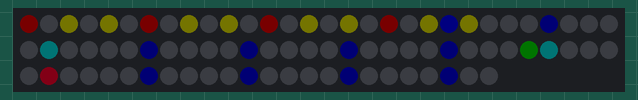
This program was run on a simulated Arduino Nano, built with avr-gcc and run on an emulated ATmega328P. Shown: 84 RGB LEDs in strip order, left to right, continuing on the next row. Dim RGB values are drawn brighter than linear; the local clock reads 2024-03-15 10:24:30 at power-on unless the program sets it; what the program prints to the serial monitor is not drawn.

Above: at 0.2 s.

The program:

main.cpp
```cpp
#include <Arduino.h>
#include <NeoPixelBrightnessBus.h>
#include <ThreeWire.h>
#include <RtcDS1302.h>
#include <TimerOne.h>

const uint16_t PixelCount = 60 + 24;
NeoPixelBrightnessBus<NeoGrbFeature, Neo800KbpsMethod> strip(PixelCount, 4);

ThreeWire myWire(11, 10, 12); // IO, SCLK, CE
RtcDS1302<ThreeWire> Rtc(myWire);

RgbColor
  rgbClear = RgbColor(0, 0, 0),
  rgbHrMark = RgbColor(0, 0, 80),
  rgbMinMark = RgbColor(0, 80, 0),
  rgbSecMark = RgbColor(80, 0, 0),
  rgbHrDot1 = RgbColor(25, 0, 0),
  rgbHrDot2 = RgbColor(20, 15, 0),
  rgbMinDot1 = RgbColor(0, 0, 15),
  rgbMinDot2 = RgbColor(0, 20, 15)
  ;

//current time
volatile int h = 8;
volatile int m = 37;
volatile int s = 12;

volatile int readTime = 1; //read time on the first loop

RgbColor rgbAdd(RgbColor c1, RgbColor c2) {
  return RgbColor(
    (c1.R + c2.R),
    (c1.G + c2.G),
    (c1.B + c2.B)
  );
}

#define MIN_OFFSET 7

void showHour() {
  strip.ClearTo(rgbClear);

  //hour
  // select two neighbouring pixels - one for the hour and the next for hour + 1
  int hp1id = h * 2 + (m / 30); // full hour (*2) plus 1 if there is more than half past the hour
  int hp2id = (hp1id + 1) % 24; // wrap around past 24th pixel
  for (int p = 0; p < 24; p++) {
    //every sixth pixel (at 12, 3, 6 & 9 hours) has base color changed to rgbHrDot1
    //every even pixel (besides the four) marks a whole hour and is rgbHrDot2
    RgbColor base = (p % 6 == 0) ? rgbHrDot1 : (p % 2 == 0) ? rgbHrDot2 : rgbClear;
    if (p == hp1id) {
      int after = m % 30;
      RgbColor pixCol = rgbHrMark;
      pixCol.Darken((after * after) / 4);
      strip.SetPixelColor(p, rgbAdd(pixCol, base));
    } else if (p == hp2id) {
      int before = 30 - m % 30;
      RgbColor pixCol = rgbHrMark;
      pixCol.Darken((before * before) / 4);
      strip.SetPixelColor(p, rgbAdd(pixCol, base));
    } else {
      strip.SetPixelColor(p, base);
    }
  }

  //minute & second
  int mp1id = m;
  int mp2id = (mp1id + 1) % 60;
  for (int p = 0; p < 60; p++) {
    int po = (p + MIN_OFFSET) % 60;

    RgbColor base = (p == 0) ? rgbMinDot2 : (p % 5 == 0) ? rgbMinDot1 : rgbClear;
    if (p == s) { //show seconds dot
      base = rgbAdd(base, rgbSecMark);
    }

    if (p == mp1id) {
      RgbColor pixCol = rgbMinMark;
      pixCol.Darken((s * s) / 15);
      strip.SetPixelColor(po + 24, rgbAdd(pixCol, base));
    } else if (p == mp2id) {
      int before = 60 - s;
      RgbColor pixCol = rgbMinMark;
      pixCol.Darken((before * before) / 15);
      strip.SetPixelColor(po + 24, rgbAdd(pixCol, base));
    } else {
      strip.SetPixelColor(po + 24, base);
    }
  }

  strip.Show();
}

void addSecond() {
  s++;
  if (s > 59) {
    s = 0;
    m++;
    if (m > 59) {
      m = 0;
      h = (h + 1) % 12;
    }
  }

  if (s == 5 || s == 20 || s == 45) {
    readTime = 1;
  }
}

void doReadTime() {
  RtcDateTime now = Rtc.GetDateTime();
  h = (now.Hour() % 12);
  m = now.Minute();
  s = now.Second();
}

void setup() {
  strip.Begin();
  strip.SetBrightness(20);

  Serial.begin(57600);

  Serial.print("compiled: ");
  Serial.print(__DATE__);
  Serial.println(__TIME__);

  Rtc.Begin();

  RtcDateTime compiled = RtcDateTime(__DATE__, __TIME__);

  if (Rtc.GetIsWriteProtected()) {
      Serial.println("RTC was write protected, enabling writing now");
      Rtc.SetIsWriteProtected(false);
  }

  if (!Rtc.GetIsRunning()) {
      Serial.println("RTC was not actively running, starting now");
      Rtc.SetIsRunning(true);
  }

  RtcDateTime now = Rtc.GetDateTime();
  if (now < compiled) {
      Serial.println("RTC is older than compile time!  (Updating DateTime)");
      Rtc.SetDateTime(compiled);
  } else if (now > compiled) {
      Serial.println("RTC is newer than compile time. (this is expected)");
  } else if (now == compiled) {
      Serial.println("RTC is the same as compile time! (not expected but all is fine)");
  }

  Timer1.initialize();
  Timer1.attachInterrupt(addSecond, 1000000);
}

void loop() {
    showHour();
    delay(150);
    if (readTime) {
      doReadTime();
      readTime = 0;
    }
}
```
